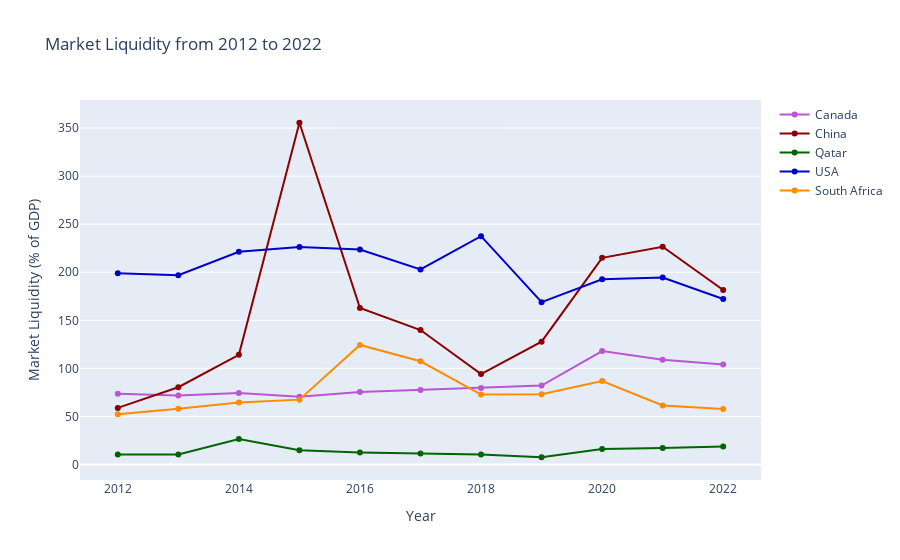

The notebook cell saved with this chart:
### Markdown cell above
Turning to market liquidity, the WB defines it as the value of shares traded, i.e the total number of shares traded, both domestic and foreign, multiplied by their respective matching prices. Briefly, it is the main measure to understand how fast market's assets can be converted into cash without affecting its market price.  

Let's analyze this indicator.

### Code cell
#add a column displaying just year
mrkLiqclean["year"] = pd.to_datetime(mrkLiqclean["date"])
mrkLiqclean["year"] = mrkLiqclean["year"].dt.year
# Create traces for each country
fig = go.Figure()

fig.add_trace(go.Scatter(x=mrkLiqclean["year"], y=mrkLiqclean["Canada"],
                         mode='lines+markers', name='Canada',
                         line = dict(color = "mediumorchid")))
fig.add_trace(go.Scatter(x=mrkLiqclean["year"], y=mrkLiqclean["China"],
                         mode='lines+markers', name='China',
                         line = dict(color = "darkred")))
fig.add_trace(go.Scatter(x=mrkLiqclean["year"], y=mrkLiqclean["Qatar"],
                         mode='lines+markers', name='Qatar',
                         line = dict(color = "darkgreen")))
fig.add_trace(go.Scatter(x=mrkLiqclean["year"], y=mrkLiqclean["United States"],
                         mode='lines+markers', name='USA',
                         line = dict(color = "mediumblue")))
fig.add_trace(go.Scatter(x=mrkLiqclean["year"], y=mrkLiqclean["South Africa"],
                         mode='lines+markers', name='South Africa',
                         line = dict(color = "darkorange")))

# Add a grid using plotly's layout settings
fig.update_layout(
    title='Market Liquidity from 2012 to 2022',
    xaxis_title='Year',
    yaxis_title='Market Liquidity (% of GDP)',
    xaxis=dict(showgrid=False),
    yaxis=dict(showgrid=True),
)

# Save the figure to the img directory
save_plotly_figure(fig, 'img/marketLiqInt', format='png')

# Show interactive chart
fig.show()

### Figure 1 — Plotly figure (JSON) as saved in the notebook; plotly's stock layout.template omitted (floating-point values rounded to 4 significant figures)
{"data": [{"line": {"color": "mediumorchid"}, "mode": "lines+markers", "name": "Canada", "type": "scatter", "x": [2012, 2013, 2014, 2015, 2016, 2017, 2018, 2019, 2020, 2021, 2022], "y": [73.73, 71.68, 74.42, 70.42, 75.48, 77.62, 79.62, 82.16, 118.0, 109.1, 104.1]}, {"line": {"color": "darkred"}, "mode": "lines+markers", "name": "China", "type": "scatter", "x": [2012, 2013, 2014, 2015, 2016, 2017, 2018, 2019, 2020, 2021, 2022], "y": [58.92, 80.41, 114.2, 355.5, 162.9, 139.9, 94.07, 127.8, 215.0, 226.5, 181.5]}, {"line": {"color": "darkgreen"}, "mode": "lines+markers", "name": "Qatar", "type": "scatter", "x": [2012, 2013, 2014, 2015, 2016, 2017, 2018, 2019, 2020, 2021, 2022], "y": [10.39, 10.35, 26.54, 14.93, 12.49, 11.38, 10.35, 7.56, 16.05, 17.28, 18.72]}, {"line": {"color": "mediumblue"}, "mode": "lines+markers", "name": "USA", "type": "scatter", "x": [2012, 2013, 2014, 2015, 2016, 2017, 2018, 2019, 2020, 2021, 2022], "y": [199.0, 196.9, 221.4, 226.3, 223.7, 202.9, 237.5, 168.9, 192.7, 194.4, 172.1]}, {"line": {"color": "darkorange"}, "mode": "lines+markers", "name": "South Africa", "type": "scatter", "x": [2012, 2013, 2014, 2015, 2016, 2017, 2018, 2019, 2020, 2021, 2022], "y": [52.22, 57.93, 64.45, 67.49, 124.4, 107.4, 72.8, 73.16, 86.86, 61.41, 57.76]}], "layout": {"title": {"text": "Market Liquidity from 2012 to 2022"}, "xaxis": {"showgrid": false, "title": {"text": "Year"}}, "yaxis": {"showgrid": true, "title": {"text": "Market Liquidity (% of GDP)"}}}}
